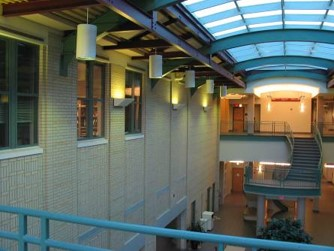
#> input picture images/CMU_left.jpg, 334 x 251 px
$ jupyter execute RansacPanorama.ipynb   (shell and % lines are left out)
#> lines starting #> are read from the running program, lines starting #| are printed output that depends on the picture; after the words box and inside, x2 and y2 are one past the last pixel; in counts of white or black regions, pixels touching at a corner belong together
## Automatic Panorama Mosaicing

[cell 1]

import numpy as np
import numpy.linalg as la
import matplotlib
import matplotlib.image as image
import matplotlib.pyplot as plt
from skimage.feature import (corner_harris, corner_peaks, plot_matches, BRIEF, match_descriptors)
from skimage.transform import warp, ProjectiveTransform, resize
from skimage.color import rgb2gray
from skimage.measure import ransac
from skimage.filters import gaussian

Feature detection and matching:

[cell 2]
imL = image.imread("images/CMU_left.jpg")
#> imL is the input picture: shape (251, 334, 3); mean R, G, B 94.8, 103.3, 94.9
imR = image.imread("images/CMU_right.jpg")
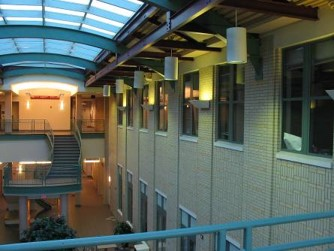
#> input picture images/CMU_right.jpg, 334 x 251 px
#> imR is the input picture: shape (251, 334, 3); mean R, G, B 87.8, 97, 88.2
imLgray = rgb2gray(imL)
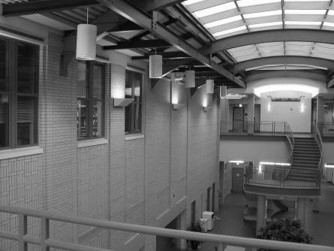
#> imLgray: shape (251, 334) float64; min 0.00417, max 1, mean 0.396
imRgray = rgb2gray(imR)
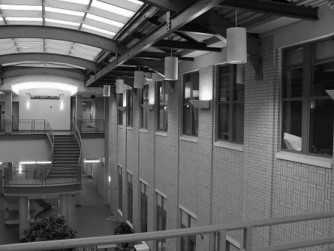
#> imRgray: shape (251, 334) float64; min 0.00333, max 1, mean 0.37

# NOTE: corner_peaks and many other feature extraction functions return point coordinates as (y,x), that is (rows,cols)
keypointsL = corner_peaks(corner_harris(imLgray), threshold_rel=0.0005, min_distance=5)
#> keypointsL = 202 pairs, first value 8 to 242, second value 7 to 326
keypointsR = corner_peaks(corner_harris(imRgray), threshold_rel=0.0005, min_distance=5)
#> keypointsR = 204 pairs, first value 6 to 245, second value 5 to 326

extractor = BRIEF()

extractor.extract(imLgray, keypointsL)
keypointsL = keypointsL[extractor.mask]
#> keypointsL = 152 pairs, first value 25 to 227, second value 24 to 309
descriptorsL = extractor.descriptors

extractor.extract(imRgray, keypointsR)
keypointsR = keypointsR[extractor.mask]
#> keypointsR = 154 pairs, first value 24 to 227, second value 28 to 309
descriptorsR = extractor.descriptors

matchesLR = match_descriptors(descriptorsL, descriptorsR, cross_check=True)

fig = plt.figure(1,figsize = (12, 4))
axA = plt.subplot(111)
plt.gray()
plot_matches(axA, imL, imR, keypointsL, keypointsR, matchesLR) #, matches_color = 'r')
#> (this line was passed over: skimage is not available in this run)
axA.axis('off')

plt.show()

Estimating homography using RANSAC to find inlier matches

[cell 3]
THRESHOLD = 15
MAX_ITER = 130

src = [] # LEFT image points
dst = [] # RIGHT image points

for match in matchesLR:
    src.append(np.flip(keypointsL[match[0]]))
    dst.append(np.flip(keypointsR[match[1]]))
#> after the loop, dst = 56 pairs, first value 28 to 309, second value 24 to 227; src = 56 pairs, first value 24 to 309, second value 26 to 219

src = np.array(src)
dst = np.array(dst)

model_robust, inliers = ransac((src,dst), ProjectiveTransform, min_samples=3,
                               residual_threshold=THRESHOLD, max_trials=MAX_ITER)
print(f"Found {np.count_nonzero(inliers)} inliers")
#| Found 24 inliers

good_matchesLR = matchesLR[inliers]
#> good_matchesLR = 24 rows, first 8: [1, 1], [19, 32], [30, 31], [37, 52], [42, 45], [52, 59], [65, 91], [72, 61]

fig = plt.figure(2,figsize = (12, 4))
axA = plt.subplot(111)
plt.gray()
plot_matches(axA, imL, imR, keypointsL, keypointsR, good_matchesLR)
#> (this line was passed over: skimage is not available in this run)
axA.axis('off')

plt.show()

Reprojecting left and right images onto common plane:

[cell 4]
fig = plt.figure(3,figsize = (12, 14))
plt.subplot(311)
warpedL = warp(imL, ProjectiveTransform(matrix=np.identity(3)), output_shape=(300, 800))
plt.imshow(warpedL)
plt.title("reference frame with the left image")

plt.subplot(312)
warpedR = warp(imR, model_robust, output_shape=(300, 800))
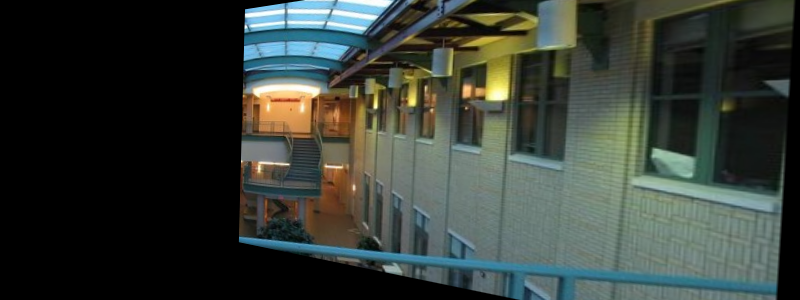
#> warpedR: shape (300, 800, 3) float64; mean R, G, B 0.211, 0.239, 0.215
plt.imshow(warpedR)
plt.title("reference frame with the right image (reprojected)")

bad_model = ransac((src,dst), ProjectiveTransform, min_samples=3,
                               residual_threshold=300, max_trials=MAX_ITER)[0]
warped_bad = warp(imR, bad_model, output_shape=(300, 800))
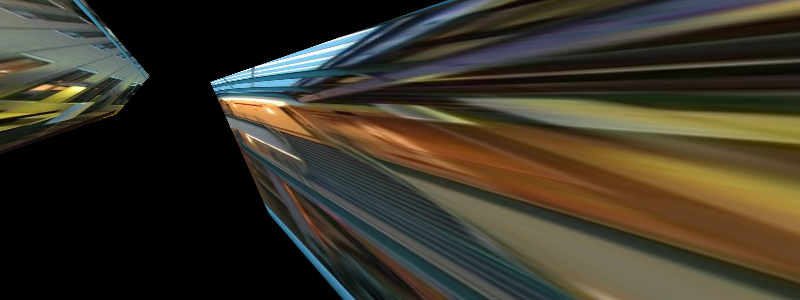
#> warped_bad: shape (300, 800, 3) float64; mean R, G, B 0.23, 0.21, 0.159
plt.subplot(313)
plt.imshow(warped_bad)
plt.title("reference frame with the right image (reprojected badly)")

plt.show()

Blending images using distance transform

[cell 5]
def boundaryDT(image):
    shape = image.shape[:2]
#> shape = (251, 334)
    dtrans = np.ndarray(shape)
    for i in range(shape[0]):
        for j in range(shape[1]):
            dtrans[i,j] = min(i, shape[0]-i, j, shape[1]-j)
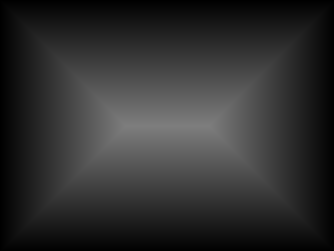
#> dtrans: shape (251, 334) float64; min 0, max 125, mean 47
    return dtrans

res = boundaryDT(imL)
fig = plt.figure(figsize = (12, 4))
plt.gray()
plt.imshow(res)
plt.show()

[cell 6]
fig = plt.figure(4,figsize = (12, 14))
plt.subplot(211)
dtrans = boundaryDT(imL)
dtransL = warp(dtrans, ProjectiveTransform(matrix=np.identity(3)), output_shape=(300, 800))
plt.imshow(dtransL)
plt.title("Left image DT in Ref. frame (LdtRef)")

plt.subplot(212)
dtransR = warp(dtrans, model_robust, output_shape=(300, 800))
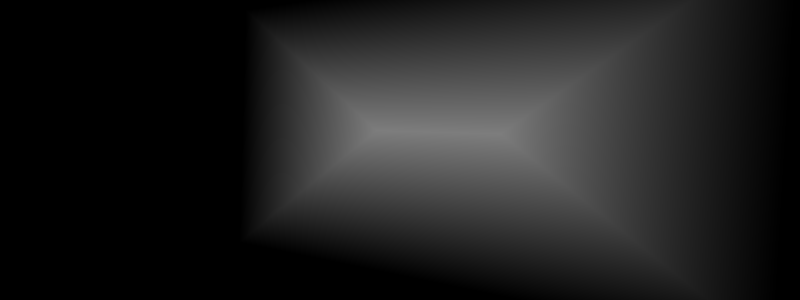
#> dtransR: shape (300, 800) float64; min 0, max 125, mean 31.9
plt.imshow(dtransR)
plt.title("Right image DT in Ref. frame (RdtRef)")
plt.show()

[cell 7]
BLUR = 5

fig = plt.figure(5,figsize = (12, 14))
plt.subplot(311)
alphaL = np.ma.masked_array(dtransL>dtransR)
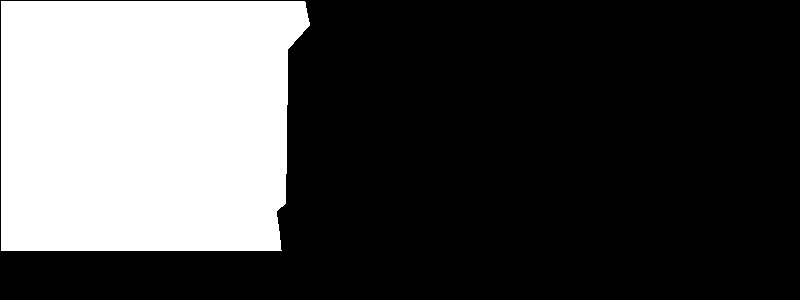
#> alphaL: shape (300, 800) bool; 30% white; 1 white region, box (x1, y1, x2, y2) and area: (1, 1, 310, 251) 71972
alphaL = gaussian(alphaL, sigma = BLUR)
plt.imshow(alphaL)
plt.title("alpha based on DT (for RransacRef)")

plt.subplot(312)
alphaR = np.ma.masked_array(dtransR>dtransL)
#> alphaR: shape (300, 800) bool; 60% white; 2 black regions, box (x1, y1, x2, y2) and area: (0, 0, 514, 300) 92031, (778, 0, 800, 300) 3888
alphaR = gaussian(alphaR, sigma = BLUR)
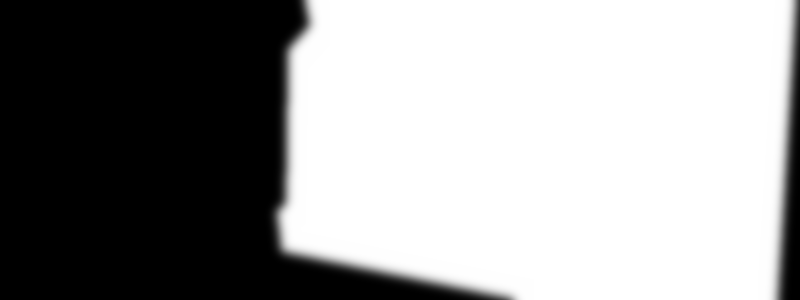
#> alphaR: shape (300, 800) float64; min 0, max 1, mean 0.6
plt.imshow(alphaR)
plt.title("alpha based on DT (for RransacRef)")

plt.subplot(313)

# [5 lines of commented-out code are left out]

inliersL = keypointsL[good_matchesLR[:,0]]
#> inliersL = 24 rows, first 8: [164, 289], [100, 299], [100, 271], [131, 309], [54, 284], [42, 284], [68, 284], [138, 294]
XL = inliersL[:,1]
#> XL = 24 values, max 309 at index 3, min 266 at index 13, mean 284.6
YL = inliersL[:,0]
#> YL = 24 values, max 219 at index 14, min 42 at index 5, mean 144.2

inliersR = keypointsR[good_matchesLR[:,1]]
#> inliersR = 24 rows, first 8: [162, 50], [98, 58], [98, 31], [128, 69], [51, 43], [39, 44], [65, 44], [135, 54]
inliersR = np.squeeze(np.array([model_robust(coord) for coord in inliersR]))
#> inliersR = 24 rows, first 8: [-105.1, 34.24], [-210.7, 36.04], [-211.6, -1.16], [-157.6, 54.34], [-307.9, 5.95], [-335.8, 4.79], [-277.1, 10.43], [-146.6, 35.75]
XR = inliersR[:,1]
#> XR = 24 values, max 54.34 at index 3, min -3.32 at index 12, mean 25.26
YR = inliersR[:,0]
#> YR = 24 values, max -30.27 at index 20, min -335.8 at index 5, mean -143.5

plt.imshow(np.dstack((warpedL, alphaL)), interpolation='none')
plt.imshow(np.dstack((warpedR, alphaR)), interpolation='none')

plt.scatter(XL,YL, marker=".", color = "limegreen")
# plt.scatter(XR,YR, marker=".", color = "red")

plt.title("Panorama")

plt.show()
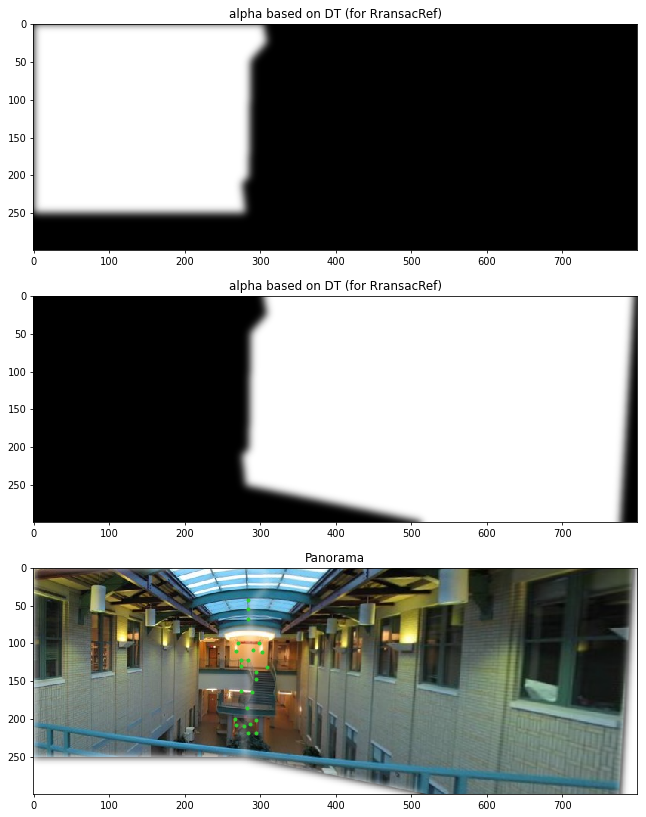
#> figure drawn by matplotlib, 3 panels
